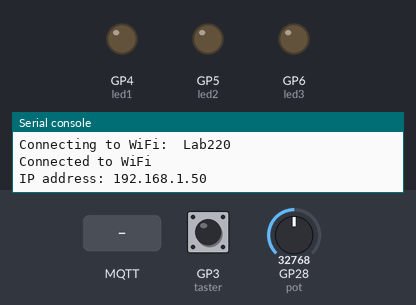
The program below on a simulated Raspberry Pi Pico running MicroPython. Shown: output pins drawn as LEDs (lit = HIGH), the last lines printed to the serial console. The inputs (shaded band) are chosen by the test bench; at power-on: GP3 (taster) LOW, GP28 (pot) = 32768 (analog values on the 0–65535 scale). WiFi joins after 1.5 s; no MQTT or app messages arrive unless stated.

Above: at 2.8 s.
2.9 s: MQTT message "1" arrives on the first subscribed topic
At 4.2 s:
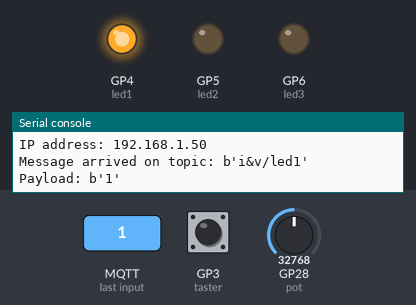
5.1 s: MQTT message "0" arrives on the first subscribed topic
At 7.0 s:
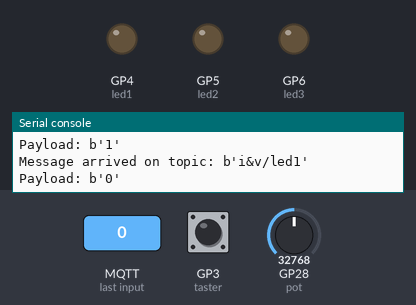
Timing chart, 0 to 8.5 s (numbered marks = the images above; inputs shaded):
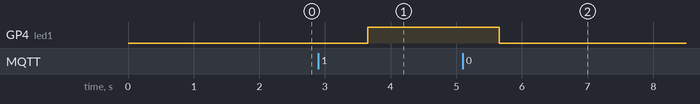

Measured:
- after the input at 2.9 s, GP4 (led1): LOW → HIGH after 0.76 s
- after the input at 5.1 s, GP4 (led1): HIGH → LOW after 0.56 s

The program:

z2.py
```python
from machine import Pin, ADC, PWM
import network
import time
import simple

# WiFi configuration
wifi_ssid = "Lab220"
wifi_password = "lab220lozinka"

# MQTT configuration
mqtt_server = "broker.hivemq.com"
mqtt_topic_led1 = b"i&v/led1"
mqtt_topic_led2 = b"i&v/led2"
mqtt_topic_led3 = b"i&v/led3"
mqtt_topic_pot =  b"i&v/potenciometar"
mqtt_topic_taster = b"i&v/taster"
mqtt_client_name = "mbedSim"

# Initialize network
print("Connecting to WiFi: ", wifi_ssid)
wifi = network.WLAN(network.STA_IF)
wifi.active(True)
wifi.connect(wifi_ssid, wifi_password)

# Wait until connected
while not wifi.isconnected():
    pass

print("Connected to WiFi")
print("IP address:", wifi.ifconfig()[0])

# Set up pins
taster = Pin(3, Pin.IN)
led1 = Pin(4, Pin.OUT)
led2 = Pin(5, Pin.OUT)
pot = ADC(Pin(28))
led3 = PWM(Pin(6))
led3.freq(1000)

# MQTT message arrived callback for LED control
def message_arrived_led1(topic, msg):
    print("Message arrived on topic:", topic)
    print("Payload:", msg)
    led1.value(int(float(msg)))

def message_arrived_led2(topic, msg2):
    print("Message arrived on topic:", topic)
    print("Payload:", msg2)
    led2.value(int(float(msg2)))

def message_arrived_led3(topic, msg3):
    print("Message arrived on topic:", topic)
    print("Payload:", msg3)
    led3.duty_u16(int(float(msg3)*65535))

def custom_dispatcher(topic, msg):
    if topic == mqtt_topic_led1:
        message_arrived_led1(topic, msg)
    elif topic == mqtt_topic_led2:
        message_arrived_led2(topic, msg)
    elif topic == mqtt_topic_led3:
        message_arrived_led3(topic, msg)

# Initialize state variables
taster_state = taster.value()
last_pot_value = pot.read_u16()

# Connect to MQTT broker
client = simple.MQTTClient(client_id=mqtt_client_name, server=mqtt_server, port=1883)
client.connect()

# Subscribe to topics
client.set_callback(custom_dispatcher)
client.subscribe(mqtt_topic_led1)
client.set_callback(custom_dispatcher)
client.subscribe(mqtt_topic_led2)
client.set_callback(custom_dispatcher)
client.subscribe(mqtt_topic_led3)


# Main loop
while True:
    # Publish taster state

    if taster.value() != taster_state:
        taster_state = taster.value()
        #client.publish(mqtt_topic_taster, str(taster_state))
        buf = "{{\"Taster\": {}}}".format(taster_state)
        client.publish(mqtt_topic_taster, buf)

    # Publish potentiometer value
    pot_value = pot.read_u16()
    if pot_value != last_pot_value:
        last_pot_value = pot_value
        #client.publish(mqtt_topic_pot, str(pot_value))
        buf = "{{\"Potenciometar\": {}}}".format(pot_value)
        client.publish(mqtt_topic_pot, buf)


    # Check for incoming MQTT messages
    client.check_msg()


    time.sleep(1)
```
